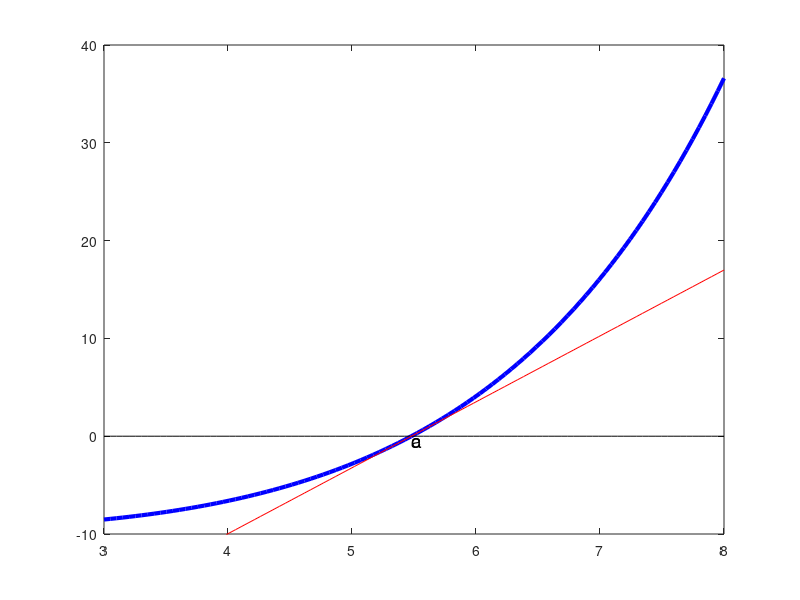

The MATLAB source for this figure:
% Animation of Newton's method
close all
hfig = figure();
set(hfig,'Units', 'Normalized', 'OuterPosition', [0 0 1 1]);     hold on;
a = 4;
% f(x) = exp(x/2) - x - 10
pt = 1.5;
for (i = 1:7)
    clf
    % Plot the graph of the function
    x = linspace(3, 8);
    y = exp(x/2) - x - 10;
    plot(x, y, 'b', 'linewidth', 3);
    hold on;
    plot(x, 0*x, 'k');
    ylim([-10, 40]);
    
    % Compute the properties of the tangent line
    fx = exp(a/2) - a - 10;
    fpx = (1/2)*exp(a/2) - 1;
    
    % Plot the tangent line at a
    text(a, 0, 'a', 'verticalalignment', 'top', 'fontsize', 14);
    pause(pt)
    
    plot([a, a], [0, fx], ':k');
    pause(pt);
    
    yline = fx + fpx*(x-a);
    plot(x, yline, 'r');
    
    pause(pt);
    
    
    % Compute the tangent line intercept
    fx = exp(a/2) - a - 10;
    fpx = (1/2)*exp(a/2) - 1;
    c = a - fx/fpx;
    
    text(c, 0, 'c', 'verticalalignment', 'top', 'fontsize', 14);
    pause(pt)
    
    % Replace a with c
    a = c;
    
end
